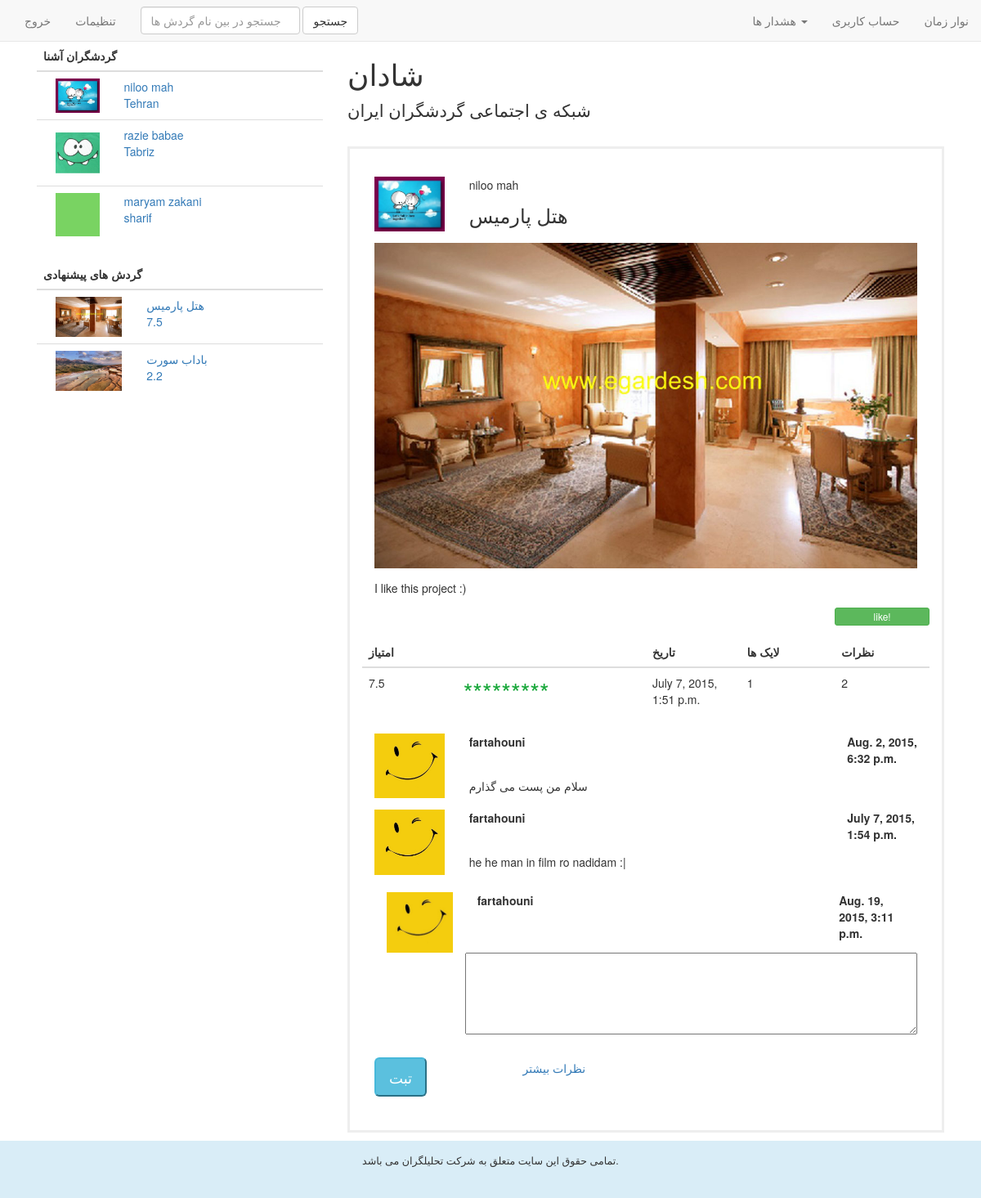
The page /timeline/fartahouni/ (signed in) on the database its author committed.
### users/models.py (models this page shows, shortened)
class Profile(models.Model):
    user = models.OneToOneField(User)
    location = models.CharField(max_length=250, null=True,blank=True)
    picture = models.FileField(upload_to="static/users/img/", default="static/users/img/default.jpg" , null=True, blank=True)
    birthday = models.DateField()

### network/models.py (models this page shows, shortened)
class Film(models.Model):
    title = models.CharField(max_length=250)
    link = models.CharField(max_length=250)
    picture = models.FileField(upload_to="static/network/img/", default="static/users/img/default.jpg" , null=True, blank=True)
    film_crew = models.OneToOneField(FilmCrew)
    rating = models.FloatField(default=0)
    text = models.TextField()
    total_rate = models.IntegerField(default=0)

class Post(models.Model):
    film = models.ForeignKey(Film)
    body = models.TextField(blank=True, null=True)
    author = models.ForeignKey(Profile)
    pub_date = models.DateTimeField(default=datetime.datetime.now)
    numlike = models.IntegerField(default=0)
    numComments = models.IntegerField(default=0)

class PostComment(models.Model):
    post = models.ForeignKey(Post,related_name='postcomments')
    user = models.ForeignKey(Profile)
    comment = models.TextField()
    timestamp = models.DateTimeField(default=datetime.datetime.now)

### network/views.py (the view, shortened to what this page needs)
# urls.py: url(r'^timeline/(?P<username>\w+)/$' , 'network.views.timeline'),
@login_required()
def timeline(request,username):
    me = request.user #logined user.
    me_profile = Profile.objects.get(user = me)
    profiles = Profile.objects.all()
    films = Film.objects.all()
    notif = Notification.objects.filter(user = me)
    if notif.__len__() > 4:
        notif = notif[notif.__len__()-4:notif.__len__()]
    cfilm= []
    if films.__len__()<3:
        cfilm = films
    cprof= []
    if profiles.__len__()<10:
        for prof in profiles:
            if prof != me_profile:
                cprof += [prof,]
    user = User.objects.get(username = username)
    profile = Profile.objects.get(user = user)
    followed = Follow.objects.filter(follower = profile)
    er = ''
    if me != user:
        return HttpResponseRedirect("/profile/{}".format(username))
    posts =[]
    for follower in followed:
        posts += Post.objects.filter(author = follower.followed)
    posts= sorted(posts,key= operator.attrgetter('pub_date'), reverse=True)
    c = []
    for post in posts:
        c1 = PostComment.objects.filter(post = post).order_by('-timestamp')
        c += [c1, ]
    liked1 = Like.objects.filter(liker = me)
    liked = []
    for like1 in liked1:
        liked += [like1.post,]
    if posts.__len__() == 0 :
       er = 'no post yet'
    returned_list = {'posts': posts ,'c': c ,'me': me, 'pme': me_profile, 'time': datetime.datetime.now, 'er': er, 'cprof':cprof,'cfilm':cfilm,'notifs':notif}
    return render(request , 'timeline.html',returned_list,)

### network/templates/timeline.html (shortened to what this page needs)
{% extends "base.html" %}
{% block timeline_posts %}
    {% for post in posts %}
    <section class= "posts , col-md-12">
      <div class="header">
          <img class="small_img , col-md-2" src="/{{ post.author.picture }}" />
        <div class="writer , col-md-10"><storng>{{ post.author.user.first_name }} {{ post.author.user.last_name }}</storng></div>
          <h3 class="title , col-md-10">{{ post.film.title }}</h3>
      </div>
      <div class="info">
        <img  class="big_img , col-md-12" src="/{{ post.film.picture }}">
        <div class="text , col-md-12">
          {{ post.body }}
        </div>
      </div>
        {% if post in likes %}
            <button id="1" name="dislike" class="btn btn-xs  btn-danger , col-md-2 , pull-right" onclick="jlike1(this)"   >unlike!</button>
        {% else %}
            <button id="1" name="like" class="btn btn-xs  btn-success , col-md-2 , pull-right" onclick="jlike1(this)"   >like!</button>
        {% endif %}
      <table class="col-md-12 , table">
        <thead>
          <tr>
            <th class="col-md-2">
                امتیاز
            </th>
            <th class="col-md-4"></th>
            <th class="col-md-2">
                تاریخ
            </th>
            <th class="col-md-2">
                لایک ها
            </th>
            <th class="col-md-2">
                نظرات
            </th>
          </tr>
        </thead>
        <tr>
          <td>{{ post.film.rating }}</td>
          <td class="star">
              *********
          </td>
          <td>
            {{ post.pub_date }}
          </td>
          <td class="numlike">
            {{ post.numlike }}
          </td>
          <td class="numcomment">
            {{ post.numComments }}
          </td>
        </tr>
      </table>
      <table class="comments , col-md-12">
          {% for comments in c %}
              {% if forloop.counter == forloop.parentloop.counter %}
                  {% for comment in comments %}
                  <tr><td>
                    <img class="small_img , col-md-2" src= "/{{ comment.user.picture }}" />
                    <span class="writer , col-md-8"><strong>{{ comment.user.user.username }}</strong></span>
                    <span class="date , col-md-2"><strong>{{ comment.timestamp }}</strong></span>
                    <span class="text , col-md-10">
                        {{ comment.comment }}
            </span>
          </td></tr>
                  {% endfor %}
              {% endif %}
          {% endfor %}
          <tr><td>
            <span class="comments , col-md-12">
                <img class="small_img , col-md-2 imag" src="/{{ pme.picture }}" />
                <span class="writer , col-md-8" ><strong class="muser">{{ pme.user.username }}</strong></span>
                <span class="date , col-md-2" ><strong class="t">{{ time }}</strong></span>
                <textarea  class="text , col-md-10 big comment"></textarea>
            </span>
          </td></tr>
          <tr>
            <td><span class="col-md-3"><input type="submit" class="comments ,btn btn-info btn-lg" value="تبت" onclick="add1(this)" /></span>
            <span class="col-md-9"><button name="1" type="button" class="comments ,btn btn-link" >
                نظرات بیشتر
            </button></span></td>
          </tr>
      </table>
    </section>
    {% endfor %}
{% endblock %}

### network/templates/base.html (shortened to what this page needs)
{% load staticfiles %}
<!DOCTYPE html>
<html>
<head lang="en">
    <link rel="stylesheet" type="text/css" href="/../../static/SocialNetwork/css/main.css">
  	<link rel="stylesheet" href="http://maxcdn.bootstrapcdn.com/bootstrap/3.3.4/css/bootstrap.min.css">
</head>
<body>
    <nav class="navbar navbar-default navbar-fixed-top">
      <div class="container-fluid">
          <div class="collapse navbar-collapse">
            <ul class="nav navbar-nav ">
                <li><a href="/logout/">خروج</a></li>
                <li><a href="#">تنظیمات</a></li>
              </ul>
              <form method="get" action="/search/film/" class="navbar-form navbar-left">{% csrf_token %}
                <div class="form-group">
                    <input type="text" name="search_value" class="form-control" placeholder="جستجو در بین نام گردش ها" />
                </div>
                <button type="submit" class="btn btn-default" id="search_link">جستجو</button>
              </form>
          <ul class="nav navbar-nav navbar-right">
                <li class="dropdown">
                    <a class="dropdown-toggle" data-toggle="dropdown" role="button" aria-expanded="false">هشدار ها <span class="caret"></span></a>
                </li>
                <li class={% if timeline_isactive == "active" %}"active"{% else %}""{% endif %}><a href="/profile/{{ me.username }}">
                حساب کاربری
                </a></li>
                <li class={% if timeline_isactive == "active" %}"active"{% else %}""{% endif %}><a href="/timeline/{{ me.username }}">
                نوار زمان
                </a></li>
              </ul>
          </div>
      </div>
    </nav>
    <article class="container">
	    <aside class="col-xs-6 col-md-4 ">
		    <table class="table table-hover , col-md-12">
		    	<thead>
		        	<tr><th>
                        گردشگران آشنا
		        	</th></tr>
		      	</thead>
                {% for prof in cprof %}
		        	<tr><td><a href="/profile/{{ prof.user.username }}" ><img src="/{{ prof.picture }}" class="col-md-3"><span class="col-md-9">{{ prof.user.first_name }} {{ prof.user.last_name }}</span><span class="col-md-9">{{ prof.location }}</span></a></td></tr>
                {% endfor %}
		    </table>
		    <table class="table table-hover , col-md-12">
		    	<thead>
		        	<tr><th>
                        گردش های پیشنهادی
		        	</th></tr>
		      	</thead>
                {% for film in cfilm %}
		        	<tr><td><a href="/film/{{ film.id }}"><img src="/{{ film.picture }}" class="col-md-4"><span class="col-md-8">{{ film.title }}</span><span class="col-md-8">{{ film.rating }}</span></a></td></tr>
                {% endfor %}
		    </table>
		</aside>
	  	<main class="col-xs-12 col-sm-6 col-md-8">
		    <div class="blog-header">
		          <h1 class="blog-title">
                      شادان
		          </h1>
		          <p class="lead blog-description">
                      شبکه ی اجتماعی گردشگران ایران
		          </p>
		    </div>
			{% block timeline_posts %}{% endblock %}
    	</main>
  	</article>
  	<footer class="bs-docs-footer , col-md-12 , bg-info , initialism">
    تمامی حقوق این سایت متعلق به شرکت تحلیلگران می باشد.
  	</footer>
</body>
</html>

### static/SocialNetwork/css/main.css (style rules this page uses)
.star { font-size: 30px; color: #19A83B; }
article { margin-top: 50px; }
.big_img { width: 50px; }
.posts { border: 3px solid #eee; padding: 20px; }
section.posts * , section.info * { margin-top: 7px; margin-bottom: 7px; }
section.posts , section.info { margin-top: 10px; margin-bottom: 10px; }
footer { text-align: center; height: 70px; padding: 15px; }
textarea.big { min-height: 100px ; }

### rows shown on the page
Profile: picture (picture), user.first_name "niloo", user.last_name "mah", location "Tehran"
Profile: picture (picture), user.first_name "razie", user.last_name "babae", location "Tabriz"
Profile: picture (placeholder picture), user.first_name "maryam", user.last_name "zakani", location "sharif"
Film: picture (picture), title "هتل پارمیس", rating "7.5"
Film: picture (picture), title "باداب سورت", rating "2.2"
Post: author.picture (picture), author.user.first_name "niloo", author.user.last_name "mah", film "هتل پارمیس", film.picture (picture), body "I like this project :)", film.rating "7.5", pub_date "July 7, 2015, 1:51 p.m.", numlike "1", numComments "2", picture (picture), time "Aug. 19, 2015, 3:11 p.m."
PostComment: user.picture (picture), user.user.username "fartahouni", timestamp "Aug. 2, 2015, 6:32 p.m.", comment "سلام من پست می گذارم"
PostComment: user.picture (picture), user.user.username "fartahouni", timestamp "July 7, 2015, 1:54 p.m.", comment "he he man in film ro nadidam :|"
Profile: user.username "fartahouni"
